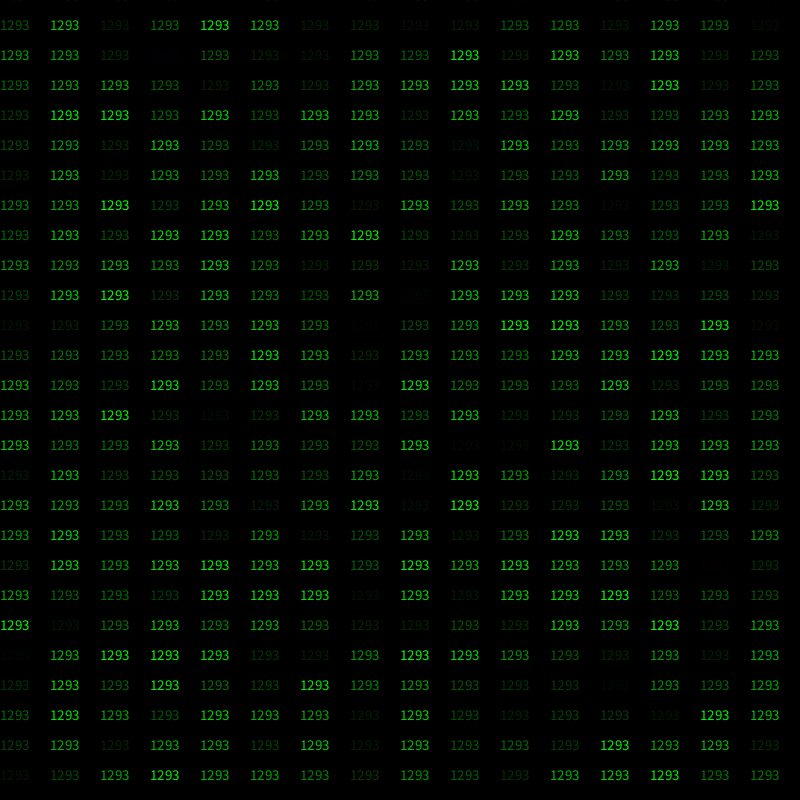
Frame 1 (no input)
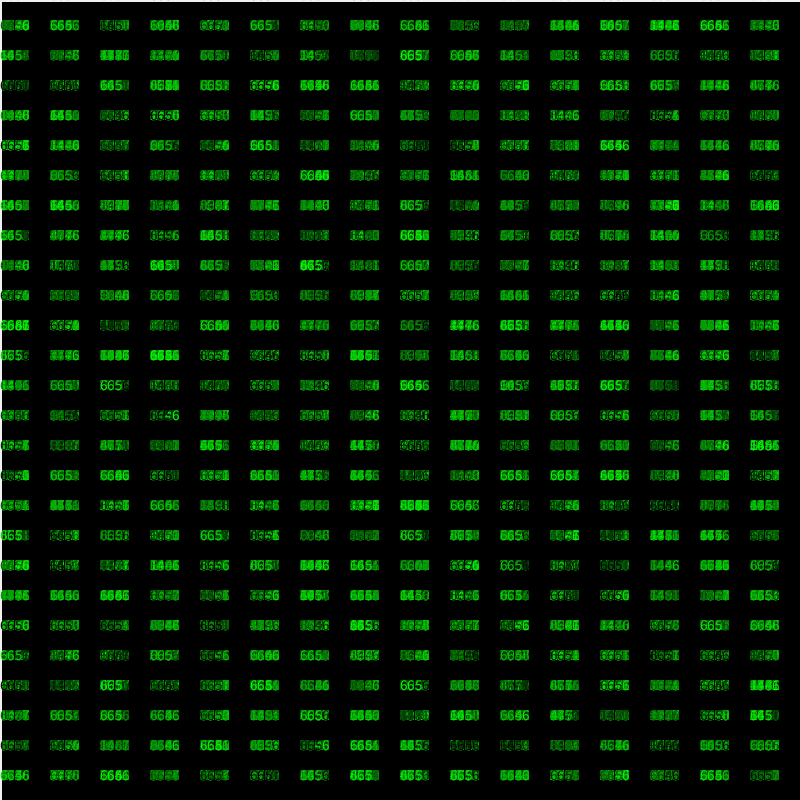
Frame 60 (the mouse pressed at the canvas centre just before this capture)
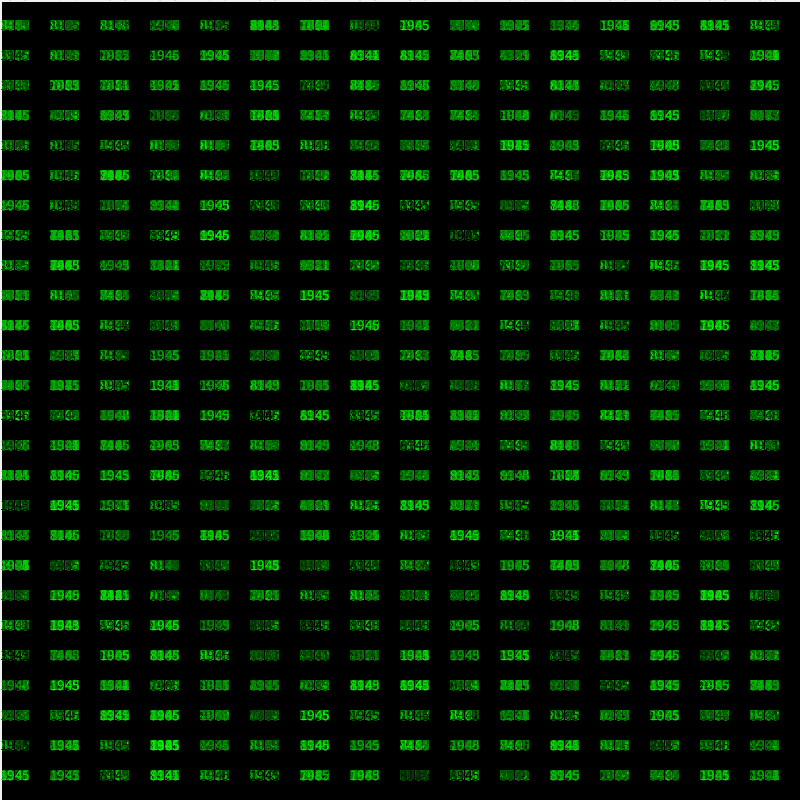
Frame 120 (the mouse held since frame 60 and released just before this capture)

The Processing sketch that drew these frames (run headless with seeded random() and noise(); from frame 60 on, the mouse is pressed at the canvas centre):

// Processing sketch: processing_112928
// ── processing_112928.pde

void setup() {
  smooth();
  size(800,800);
  background(0);

  frameRate(24);
}

void draw() {
  fill(0, 2);
  rect(0, 0, width+20, height+20);
  textLeading(100);

  int q= int(random(0, 2000));
  char c= char(q);

  for (int a = 0; a<width; a+=50) {
    for (int b = 0; b<height; b+=30) {
      stroke(240);
      strokeWeight(3);
      fill(random(10), random(255), random(10));
      int s=5;
      text(q, a, b);
      if (keyPressed == true)  {
        textSize(30);
       // rotate(PI/5);
        frameRate(1);
        textAlign(CENTER);
        textSize(50);
        text("FREE YOUR MIND",width/2,height/2);
        
      }
      else {
        textSize(15);
        fill(random(250), random(10), random(10));
      }
      //int q= int(, 0, 999));
    }



    //if (dist(mouseX, mouseY, a, b)<9) {
    //textSize(30);
  }
}
